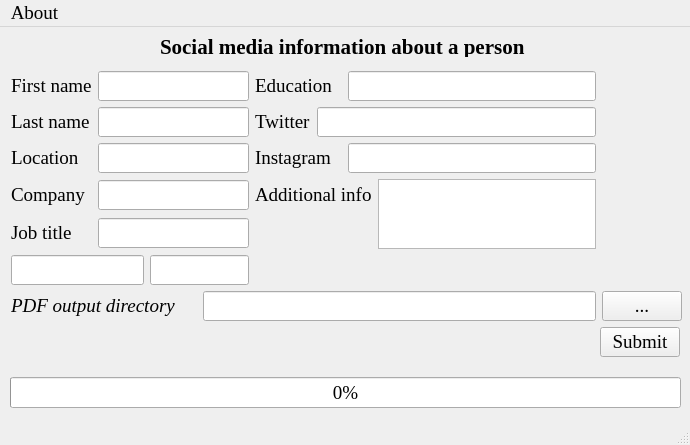
<?xml version="1.0" encoding="UTF-8"?>
<ui version="4.0">
 <class>MainWindow</class>
 <widget class="QMainWindow" name="MainWindow">
  <property name="geometry">
   <rect>
    <x>0</x>
    <y>0</y>
    <width>690</width>
    <height>445</height>
   </rect>
  </property>
  <property name="font">
   <font>
    <family>Liberation Serif</family>
    <pointsize>14</pointsize>
   </font>
  </property>
  <property name="windowTitle">
   <string>MainWindow</string>
  </property>
  <widget class="QWidget" name="centralwidget">
   <widget class="QLabel" name="title">
    <property name="geometry">
     <rect>
      <x>160</x>
      <y>10</y>
      <width>441</width>
      <height>20</height>
     </rect>
    </property>
    <property name="font">
     <font>
      <pointsize>16</pointsize>
      <weight>75</weight>
      <bold>true</bold>
     </font>
    </property>
    <property name="text">
     <string>Social media information about a person</string>
    </property>
   </widget>
   <widget class="QProgressBar" name="app_progress_bar">
    <property name="geometry">
     <rect>
      <x>10</x>
      <y>350</y>
      <width>671</width>
      <height>31</height>
     </rect>
    </property>
    <property name="value">
     <number>0</number>
    </property>
   </widget>
   <widget class="QPushButton" name="submit_button">
    <property name="geometry">
     <rect>
      <x>600</x>
      <y>300</y>
      <width>80</width>
      <height>30</height>
     </rect>
    </property>
    <property name="text">
     <string>Submit</string>
    </property>
   </widget>
   <widget class="QWidget" name="layoutWidget">
    <property name="geometry">
     <rect>
      <x>11</x>
      <y>44</y>
      <width>671</width>
      <height>252</height>
     </rect>
    </property>
    <layout class="QGridLayout" name="gridLayout">
     <item row="0" column="0">
      <widget class="QLabel" name="label">
       <property name="text">
        <string>First name</string>
       </property>
      </widget>
     </item>
     <item row="0" column="1" colspan="3">
      <widget class="QLineEdit" name="first_name_field"/>
     </item>
     <item row="0" column="4" colspan="2">
      <widget class="QLabel" name="label_4">
       <property name="text">
        <string>Education</string>
       </property>
      </widget>
     </item>
     <item row="0" column="6" colspan="2">
      <widget class="QLineEdit" name="school_field"/>
     </item>
     <item row="1" column="0">
      <widget class="QLabel" name="label_6">
       <property name="text">
        <string>Last name</string>
       </property>
      </widget>
     </item>
     <item row="1" column="1" colspan="3">
      <widget class="QLineEdit" name="last_name_field"/>
     </item>
     <item row="1" column="4">
      <widget class="QLabel" name="label_8">
       <property name="text">
        <string>Twitter</string>
       </property>
      </widget>
     </item>
     <item row="1" column="5" colspan="3">
      <widget class="QLineEdit" name="twitter_field"/>
     </item>
     <item row="2" column="0">
      <widget class="QLabel" name="label_9">
       <property name="text">
        <string>Location</string>
       </property>
      </widget>
     </item>
     <item row="2" column="1" colspan="3">
      <widget class="QLineEdit" name="location_field"/>
     </item>
     <item row="2" column="4" colspan="2">
      <widget class="QLabel" name="label_7">
       <property name="text">
        <string>Instagram</string>
       </property>
      </widget>
     </item>
     <item row="2" column="6" colspan="2">
      <widget class="QLineEdit" name="instagram_field"/>
     </item>
     <item row="3" column="0">
      <widget class="QLabel" name="label_2">
       <property name="text">
        <string>Company</string>
       </property>
      </widget>
     </item>
     <item row="3" column="1" colspan="3">
      <widget class="QLineEdit" name="company_field"/>
     </item>
     <item row="3" column="4" colspan="3">
      <widget class="QLabel" name="label_5">
       <property name="text">
        <string>Additional info</string>
       </property>
      </widget>
     </item>
     <item row="4" column="0">
      <widget class="QLabel" name="label_3">
       <property name="text">
        <string>Job title</string>
       </property>
      </widget>
     </item>
     <item row="4" column="1" colspan="3">
      <widget class="QLineEdit" name="job_title_field"/>
     </item>
     <item row="5" column="0" colspan="2">
      <widget class="QLineEdit" name="extra_field_name"/>
     </item>
     <item row="5" column="2" colspan="2">
      <widget class="QLineEdit" name="extra_field_input"/>
     </item>
     <item row="6" column="0" colspan="3">
      <widget class="QLabel" name="label_10">
       <property name="font">
        <font>
         <italic>true</italic>
        </font>
       </property>
       <property name="text">
        <string>PDF output directory</string>
       </property>
      </widget>
     </item>
     <item row="6" column="8">
      <widget class="QPushButton" name="select_directory">
       <property name="text">
        <string>...</string>
       </property>
      </widget>
     </item>
     <item row="6" column="3" colspan="5">
      <widget class="QLineEdit" name="directory_text"/>
     </item>
     <item row="3" column="7" rowspan="2">
      <widget class="QTextEdit" name="additional_info_field"/>
     </item>
    </layout>
   </widget>
  </widget>
  <widget class="QMenuBar" name="menubar">
   <property name="geometry">
    <rect>
     <x>0</x>
     <y>0</y>
     <width>690</width>
     <height>27</height>
    </rect>
   </property>
   <widget class="QMenu" name="menuCredits">
    <property name="title">
     <string>About</string>
    </property>
    <addaction name="actionCredits"/>
   </widget>
   <addaction name="menuCredits"/>
  </widget>
  <widget class="QStatusBar" name="statusbar"/>
  <action name="actionCredits">
   <property name="text">
    <string>Credits</string>
   </property>
  </action>
 </widget>
 <resources/>
 <connections/>
</ui>
